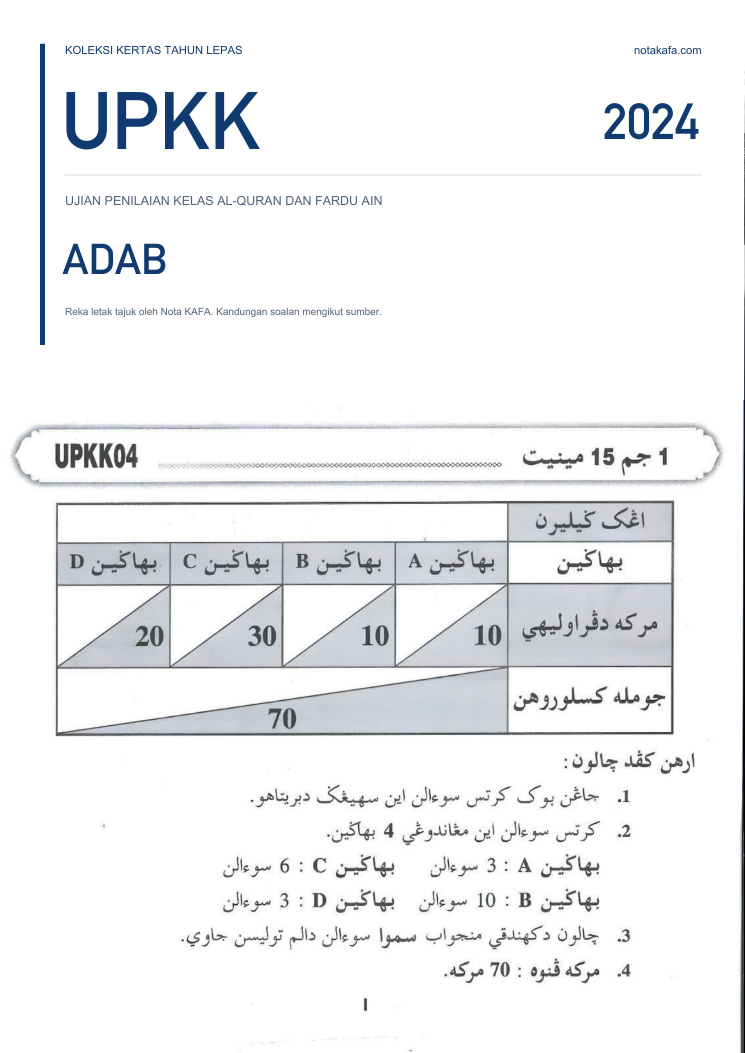
#> input picture assets/kertas/adab-2024/muka01.jpg, 1489 x 2105 px, given in place of muka13.jpg, which was not available (shown at 1/2 size)
$ python baca_jadual_b.py
#> lines starting #> are read from the running program, lines starting #| are printed output that depends on the picture
#!/usr/bin/env python3
"""Ekstrak jadual jawapan Bahagian B daripada skim UPKK.

Jadual skim ialah jadual 2 lajur kecil (huruf ا ب ج د). OCR biasa mengelirukan
susunan baris, jadi skrip ini:

1. menjana banyak potongan imej (lazim, zoom,iwa>x atau Marriott) bagi
   setiap kertas;
2. membaca setiap potongan dengan Vision (bahasa Melayu — huruf Arab dibaca
   sebagai aksara Arab, bukan perkataan Inggeris);
3. mengasingkan pasangan "nombor + huruf" daripada setiap Bacaan;
4. mengundi — pasangan yang paling kerap muncul menang.

Skrip hanya membaca jadual skim. Ia tidak mengarang jawapan.
"""
import json
import re
import subprocess
import sys
from collections import Counter, defaultdict
from pathlib import Path

from PIL import Image

AKAR = Path(__file__).resolve().parent.parent
OCR = "/tmp/ocr2.swift"
HURUF = "ابجد"

# Kertas → (muka surat skim, y0, y1) di mana jadual jawapan B berada.
KERTAS = {
    'sirah-2024': 13,
    'sirah-2025': 13,
    'jawi-2024': 13,
    'jawi-2025': 14,
    'ibadah-2025': 13,
}

# Huruf jawapan → indeks pilihan (0 = ا, 1 = ب, 2 = ج, 3 = د).
INDEKS = {h: i for i, h in enumerate(HURUF)}

CORAK_NOMBOR = r'[0-9٠-٩]'
CORAK_HURUF = f'[{HURUF}]'


def ocr(path: Path) -> str:
    try:
        out = subprocess.run(
            ['swift', str(OCR), str(path), 'ar-SA'],
            capture_output=True, text=True, timeout=180,
        )
        return out.stdout
    except Exception:  # noqa: BLE001
        return ''


def pasangan(teks: str) -> list[tuple[int, str]]:
    """Keluarkan pasangan (nombor, huruf) daripada satu baris OCR."""
    keluar = []
    # Normalkan digit Arab-Indic.
    teks = teks.translate(str.maketrans('٠١٢٣٤٥٦٧٨٩', '0123456789'))
    i = 0
    while i < len(teks):
        if re.match(CORAK_NOMBOR, teks[i]):
            # Ambil nombor (1 atau 2 digit).
            m = re.match(r'\d{1,2}', teks[i:])
            if not m:
                i += 1
                continue
            nombor = int(m.group(0))
            j = i + len(m.group(0))
            # Skip ruang.
            while j < len(teks) and teks[j].isspace():
                j += 1
            if j < len(teks) and teks[j] in INDEKS:
                keluar.append((nombor, teks[j]))
                i = j + 1
                continue
            i += len(m.group(0))
        else:
            i += 1
    return keluar


def potongan(kertas: str, muka: int, x0f: float, y0f: float, y1f: float, zoom: float) -> Path:
#> called with kertas = 'sirah-2024', muka = 13, x0f = 0.35, y0f = 0.28, y1f = 0.46, zoom = 3
    im = Image.open(AKAR / 'assets' / 'kertas' / kertas / f'muka{muka:02d}.jpg')
#> im is the input picture: PIL image 1489x2105 RGB; mean R, G, B 240.6, 241.6, 243
    w, h = im.size
#> w = 1489; h = 2105
    c = im.crop((int(w * x0f), int(h * y0f), w, int(h * y1f)))
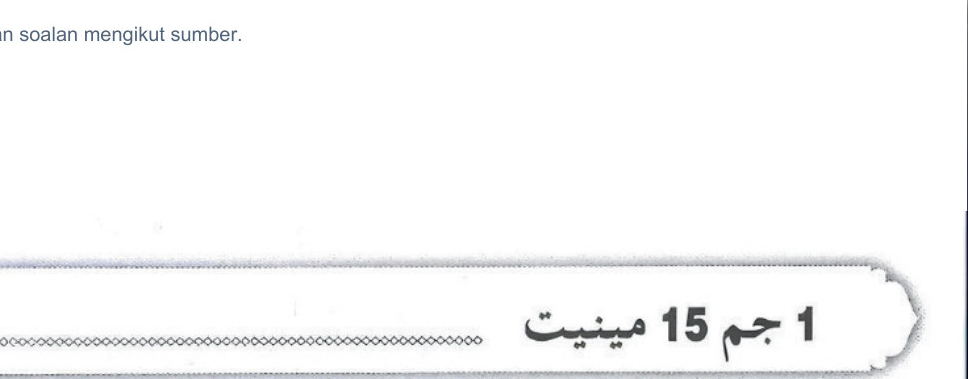
#> c: PIL image 968x379 RGB; mean R, G, B 248.7, 248.9, 249.2
    c = c.resize((int(c.width * zoom), int(c.height * zoom)), Image.LANCZOS)
#> c: PIL image 2904x1137 RGB
    p = Path(f'/tmp/ocr/V_{kertas}_{x0f}_{y0f}_{y1f}_{zoom}.png')
    c.save(p)
    return p


def main() -> int:
    undian: dict[str, dict[int, Counter]] = defaultdict(lambda: defaultdict(Counter))
    # Julat y yang dicuba — skrip akan ambil julat yang menghasilkan jawapan
    # paling lengkap (bukan pertama sekali jumpa).
    julat = [(a, b) for a in (0.28, 0.34, 0.40, 0.46, 0.52, 0.58, 0.64)
             for b in (0.46, 0.52, 0.58, 0.64, 0.70, 0.76) if b - a >= 0.08]
    for kertas, muka in KERTAS.items():
        terbaik = None
        for y0, y1 in julat:
            calon = defaultdict(Counter)
            for x0f, zoom in ((0.35, 3.0), (0.35, 4.0), (0.30, 3.5), (0.42, 4.5)):
                p = potongan(kertas, muka, x0f, y0, y1, zoom)
                for baris in ocr(p).splitlines():
                    medan = baris.split('\t')
                    if len(medan) < 4:
                        continue
                    for nombor, huruf in pasangan(medan[3]):
                        if 1 <= nombor <= 10:
                            calon[nombor][huruf] += 1
                p.unlink(missing_ok=True)
            lengkap = sum(1 for n in range(1, 11) if calon.get(n))
            key = (lengkap, sum(sum(c.values()) for c in calon.values()))
            if terbaik is None or key > terbaik[0]:
                terbaik = (key, y0, y1, calon)
        _, y0, y1, calon = terbaik
        print(f'  (jadual ditemukan pada y={y0:.2f}-{y1:.2f})', file=sys.stderr)
        for nombor, huruf in sorted(calon.items()):
            for h, undi in huruf.items():
                undian[kertas][nombor][h] += undi
        for x0f, zoom in ((0.35, 3.0), (0.35, 4.0), (0.30, 3.5), (0.42, 4.5),
                          (0.35, 3.5), (0.30, 4.0), (0.40, 5.0), (0.28, 3.0)):
            p = potongan(kertas, muka, x0f, y0, y1, zoom)
            for baris in ocr(p).splitlines():
                medan = baris.split('\t')
                if len(medan) < 4:
                    continue
                for nombor, huruf in pasangan(medan[3]):
                    if 1 <= nombor <= 10:
                        undian[kertas][nombor][huruf] += 1
            p.unlink(missing_ok=True)
        continue
        for x0f, y0f, y1f, zoom in varian:
            p = potongan(kertas, muka, x0f, y0f, y1f, zoom)
            for baris in ocr(p).splitlines():
                medan = baris.split('\t')
                if len(medan) < 4:
                    continue
                for nombor, huruf in pasangan(medan[3]):
                    if 1 <= nombor <= 10:
                        undian[kertas][nombor][huruf] += 1
            p.unlink(missing_ok=True)

    hasil = {}
    for kertas in KERTAS:
        print('#' * 10, kertas)
        jawapan = {}
        for nombor in range(1, 11):
            pilihan = undian[kertas].get(nombor)
            if not pilihan:
                print(f'  B{nombor:2d} = ?   (tiada bacaan)')
                continue
            huruf, undi = pilihan.most_common(1)[0]
            jumlah = sum(pilihan.values())
            tanda = '' if undi >= 2 else '  ⚠ lemah'
            print(f'  B{nombor:2d} = {huruf}  (undi {undi}/{jumlah}){tanda}')
            jawapan[nombor] = huruf
        hasil[kertas] = jawapan
        print()
    out = Path('/tmp/ocr/jadual_b.json')
    out.write_text(json.dumps(hasil, ensure_ascii=False, indent=1), encoding='utf-8')
    print(f'-> {out}')
    return 0


if __name__ == '__main__':
    sys.exit(main())
#> (the call stopped at in ocr, `out = subprocess.run( ['swift', str(OCR), str(path), 'ar-SA'], capture..`: subprocess is not available in this run)

$ run again, on assets/kertas/adab-2025/muka02.jpg
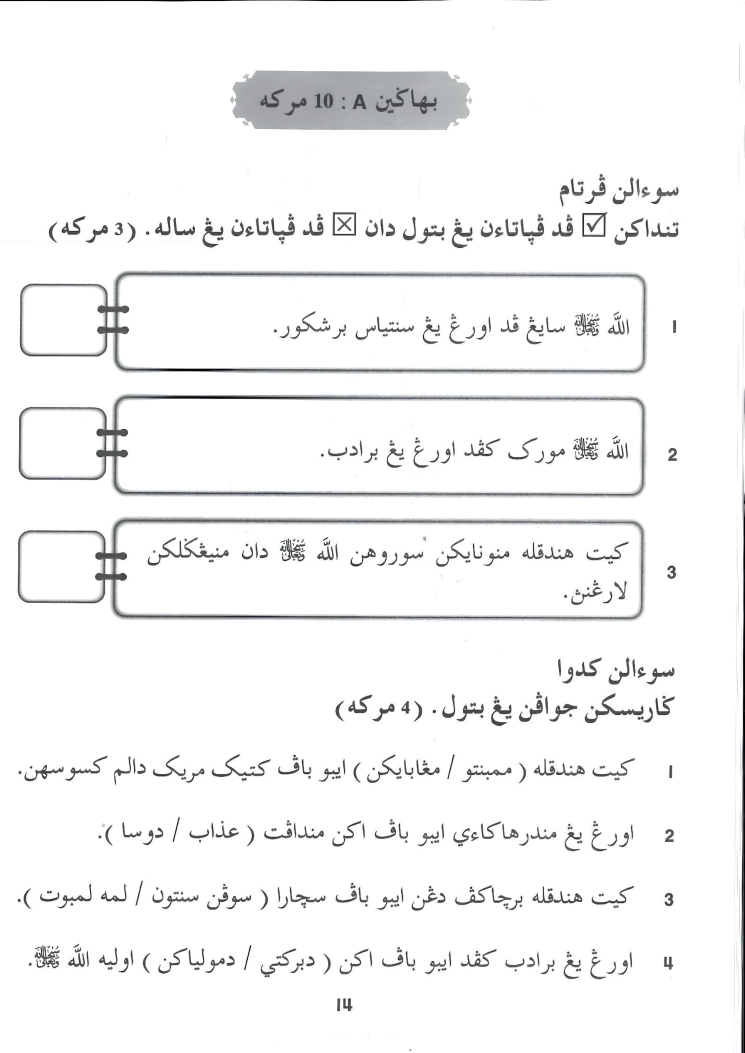
#> input picture assets/kertas/adab-2025/muka02.jpg, 1489 x 2105 px, given in place of muka13.jpg, which was not available (shown at 1/2 size)
#> in potongan, im is the input picture: PIL image 1489x2105 RGB; mean R, G, B 244.9, 245.1, 245.3
#> in potongan, `c = im.crop((int(w * x0f), int(h * y0f), w, int(h * y1f)))`:
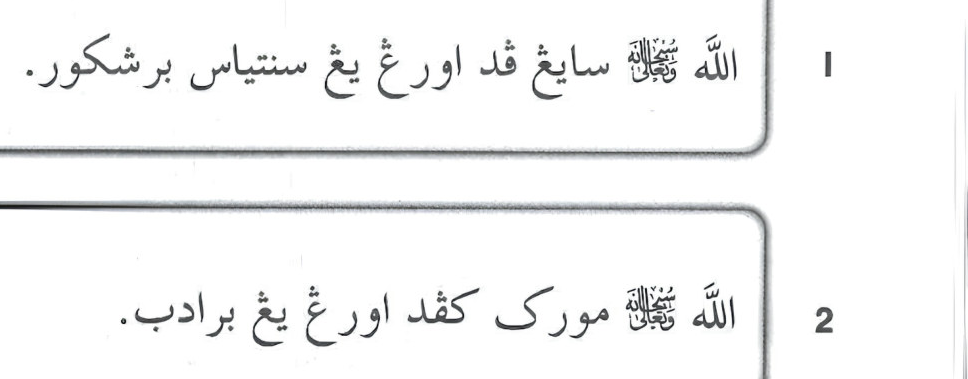
#> c: PIL image 968x379 RGB; mean R, G, B 244.3, 244.5, 244.7

$ run again, on assets/kertas/adab-2025/muka03.jpg
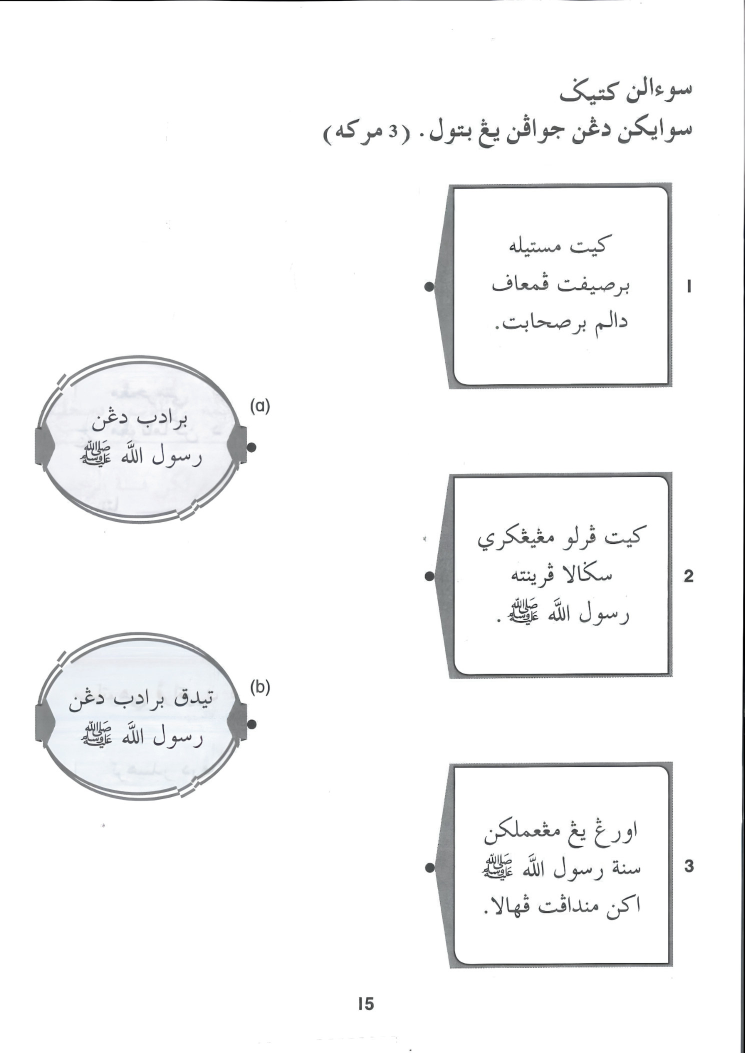
#> input picture assets/kertas/adab-2025/muka03.jpg, 1489 x 2105 px, given in place of muka13.jpg, which was not available (shown at 1/2 size)
#> in potongan, im is the input picture: PIL image 1489x2105 RGB; mean R, G, B 247, 247.3, 247.6
#> in potongan, `c = im.crop((int(w * x0f), int(h * y0f), w, int(h * y1f)))`:
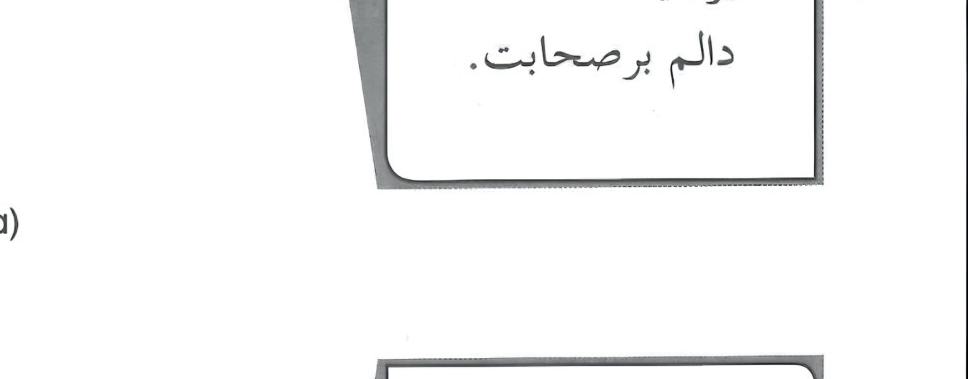
#> c: PIL image 968x379 RGB; mean R, G, B 248.1, 248.2, 248.2

$ run again, on assets/kertas/akidah-2024/muka01.jpg
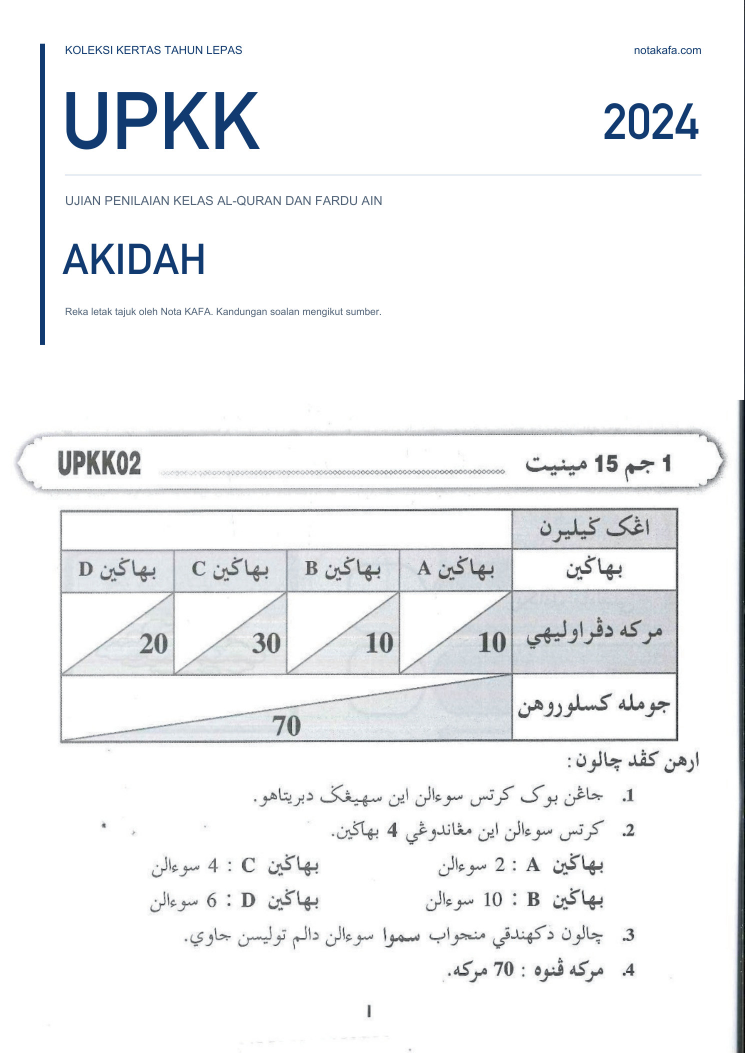
#> input picture assets/kertas/akidah-2024/muka01.jpg, 1489 x 2105 px, given in place of muka13.jpg, which was not available (shown at 1/2 size)
#> in potongan, im is the input picture: PIL image 1489x2105 RGB; mean R, G, B 241.7, 242.7, 243.9
#> in potongan, `c = im.crop((int(w * x0f), int(h * y0f), w, int(h * y1f)))`:
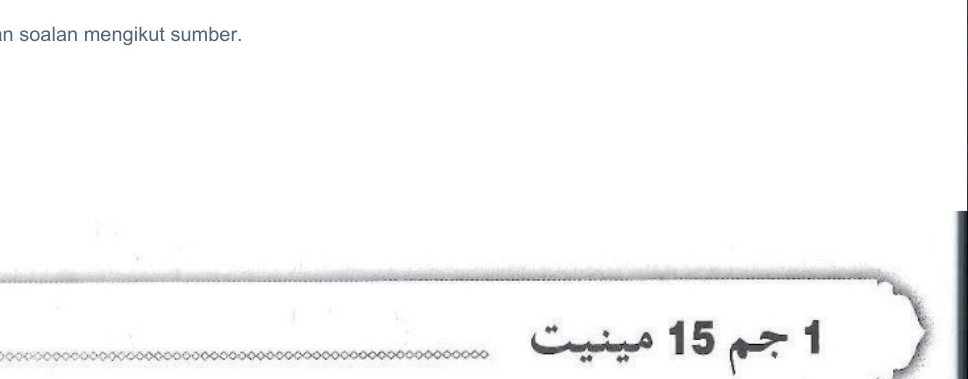
#> c: PIL image 968x379 RGB; mean R, G, B 248.8, 249, 249.2
